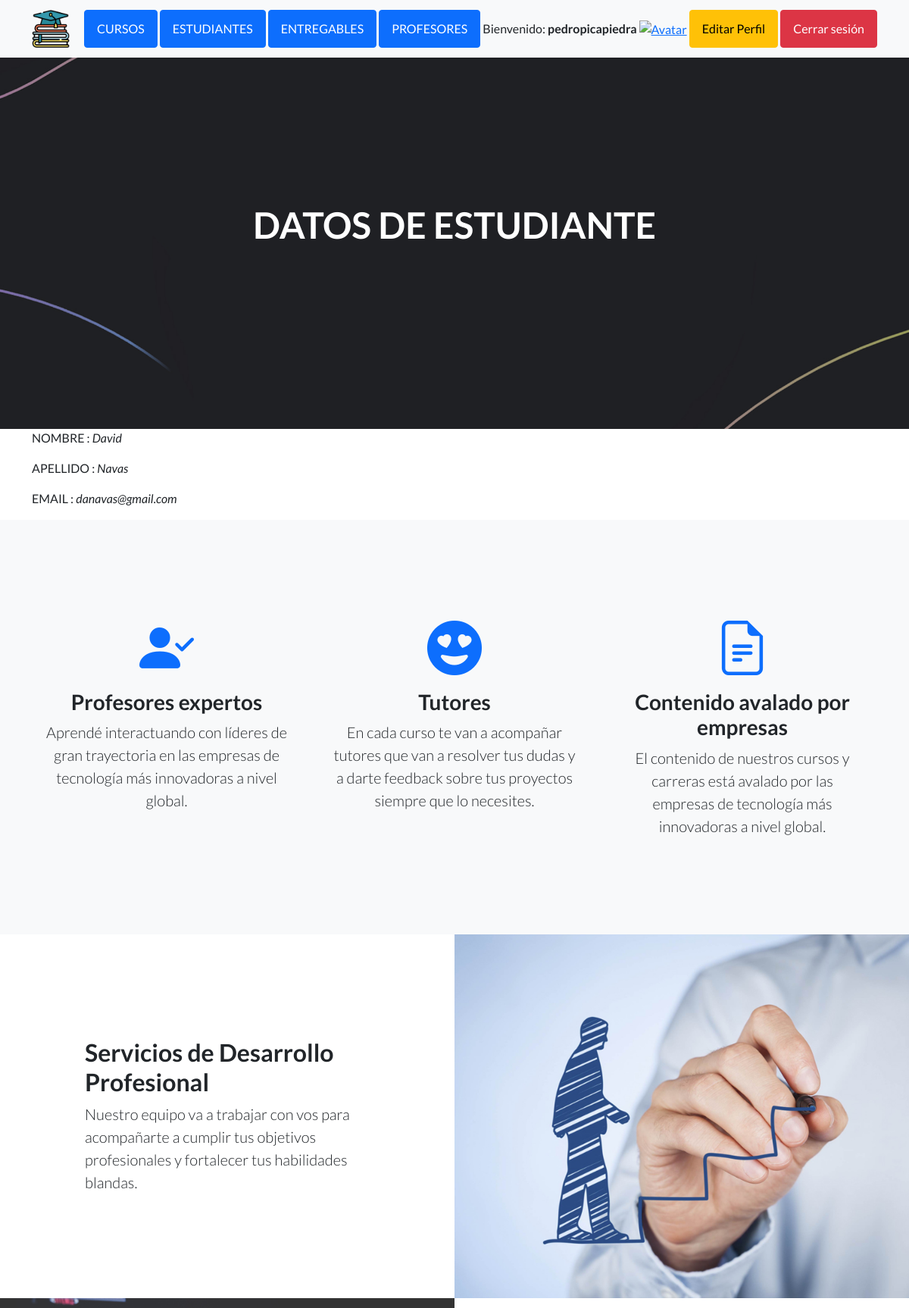
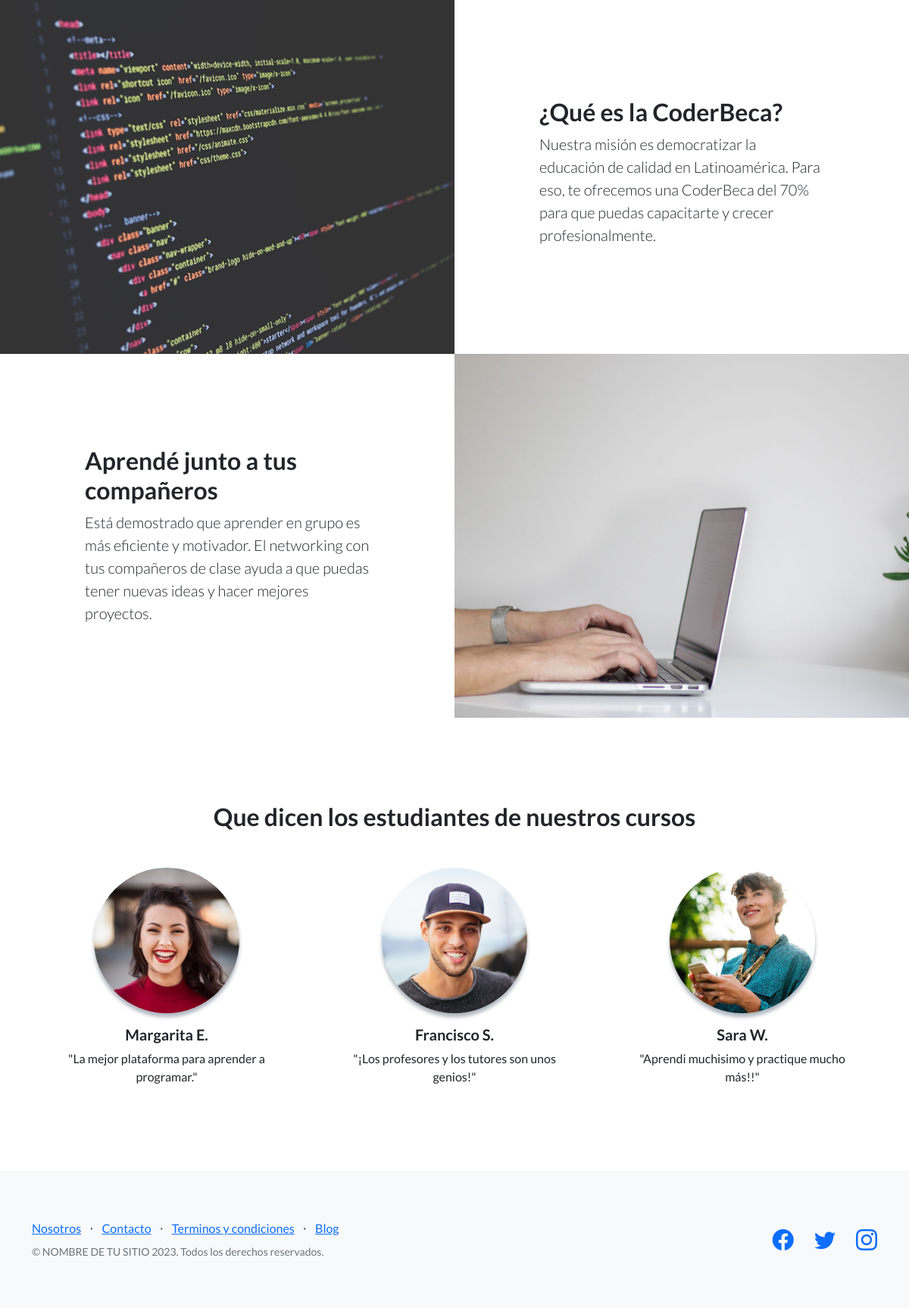
Screenshot of /estudiante/1 (signed in) with the database file from the repository (2 pictures, top to bottom).
### AppCoder/models.py (models this page shows, shortened)
class Estudiante(models.Model):
    nombre = models.CharField(max_length=50)
    apellido = models.CharField(max_length=50)
    email = models.EmailField()

### AppCoder/views.py (the view)
# urls.py: path('estudiante/<pk>', EstudianteDetalle.as_view(), name='estudiante_detalle'),
class EstudianteDetalle(LoginRequiredMixin, DetailView): #vista usada para MOSTRAR DATOS
    model=Estudiante
    template_name="Appcoder/estudiante_detalle.html"

### AppCoder/templates/AppCoder/estudiante_detalle.html
{% extends "AppCoder/padre.html" %}
{% load static %}
{% block titulo %}
<h1 class="mb-5">DATOS DE ESTUDIANTE</h1>
{% endblock %}
{% block contenido_que_cambia %}
<p>NOMBRE : <i>{{estudiante.nombre}}</i></p>
<p>APELLIDO : <i>{{estudiante.apellido}}</i></p>
<p>EMAIL : <i>{{estudiante.email}}</i></p>
{% endblock %}

### AppCoder/templates/AppCoder/padre.html (shortened to what this page needs)
<!DOCTYPE html>
<html lang="en">
    <head>
        {% load static %}
        <link href="https://cdn.jsdelivr.net/npm/bootstrap-icons@1.5.0/font/bootstrap-icons.css" rel="stylesheet" type="text/css" />
        <link href="{% static 'AppCoder/css/styles.css' %}" rel="stylesheet" />
    </head>
    <body>
        <nav class="navbar navbar-light bg-light static-top">
            <div class="container">
                <a class="navbar-brand" href="{% url 'inicioApp' %}">
                    <img src="{% static 'AppCoder/assets/img/education.png' %}" width="50" alt="Logo">
                </a>
                {% if user.is_authenticated %}
                <a class="btn btn-primary" href="{% url 'cursos' %}">CURSOS</a>
                <a class="btn btn-primary" href="{% url 'estudiantes' %}">ESTUDIANTES</a>
                <a class="btn btn-primary" href="{% url 'entregables' %}">ENTREGABLES</a>
                <a class="btn btn-primary" href="{% url 'profesores' %}">PROFESORES</a>
                <p class="mb-0">Bienvenido: <span class="fw-bold">{{ user.username }}</span></p>
                <a href="{% url 'agregarAvatar' %}"> <img data-bs-toggle="tooltip" data-bs-placement="top" title="Editar avatar" class="avatar-navbar" src="{{ avatar }}" alt="Avatar" style="width:50px;height:50px;"/></a>
                <a class="btn btn-warning" href="{% url 'editarPerfil' %}">Editar Perfil</a>
                <a class="btn btn-danger" href="{% url 'logout' %}">Cerrar sesión</a>
                {% else %}
                <a class="btn btn-success" href="{% url 'login' %}">Iniciar sesión</a>
                <a class="btn btn-primary" href="{% url 'register' %}">Registrarse</a>
                {% endif %}
            </div>
        </nav>
        <header class="masthead">
            <div class="container position-relative">
                <div class="row justify-content-center">
                    <div class="col-xl-6">
                        <div class="text-center text-white">
                            {% block titulo %}
                            {% endblock %}
                        </div>
                    </div>
                </div>
            </div>
        </header>
        <div class="container">
        {% block contenido_que_cambia %}
        {% endblock %}
        </div>
        <section class="features-icons bg-light text-center">
            <div class="container">
                <div class="row">
                    <div class="col-lg-4">
                        <div class="features-icons-item mx-auto mb-5 mb-lg-0 mb-lg-3">
                            <div class="features-icons-icon d-flex"><i class="bi-person-check-fill m-auto text-primary"></i></div>
                            <h3>Profesores expertos</h3>
                            <p class="lead mb-0">Aprendé interactuando con líderes de gran trayectoria en las empresas de tecnología más innovadoras a nivel global.</p>
                        </div>
                    </div>
                    <div class="col-lg-4">
                        <div class="features-icons-item mx-auto mb-5 mb-lg-0 mb-lg-3">
                            <div class="features-icons-icon d-flex"><i class="bi-emoji-heart-eyes-fill m-auto text-primary"></i></div>
                            <h3>Tutores</h3>
                            <p class="lead mb-0">En cada curso te van a acompañar tutores que van a resolver tus dudas y a darte feedback sobre tus proyectos siempre que lo necesites.</p>
                        </div>
                    </div>
                    <div class="col-lg-4">
                        <div class="features-icons-item mx-auto mb-0 mb-lg-3">
                            <div class="features-icons-icon d-flex"><i class="bi-file-earmark-text m-auto text-primary"></i></div>
                            <h3>Contenido avalado por empresas</h3>
                            <p class="lead mb-0">El contenido de nuestros cursos y carreras está avalado por las empresas de tecnología más innovadoras a nivel global.</p>
                        </div>
                    </div>
                </div>
            </div>
        </section>
        <section class="showcase">
            <div class="container-fluid p-0">
                <div class="row g-0">
                    <div class="col-lg-6 order-lg-2 text-white showcase-img" style="background-image: url({% static 'AppCoder/assets/img/desarrollo-profesional.jpg' %})"></div>
                    <div class="col-lg-6 order-lg-1 my-auto showcase-text">
                        <h2>Servicios de Desarrollo Profesional</h2>
                        <p class="lead mb-0">Nuestro equipo va a trabajar con vos para acompañarte a cumplir tus objetivos profesionales y fortalecer tus habilidades blandas.</p>
                    </div>
                </div>
                <div class="row g-0">
                    <div class="col-lg-6 text-white showcase-img" style="background-image: url({% static 'AppCoder/assets/img/bg-showcase-2.jpg' %})"></div>
                    <div class="col-lg-6 my-auto showcase-text">
                        <h2>¿Qué es la CoderBeca?</h2>
                        <p class="lead mb-0">Nuestra misión es democratizar la educación de calidad en Latinoamérica. Para eso, te ofrecemos una CoderBeca del 70% para que puedas capacitarte y crecer profesionalmente.</p>
                    </div>
                </div>
                <div class="row g-0">
                    <div class="col-lg-6 order-lg-2 text-white showcase-img" style="background-image: url({% static 'AppCoder/assets/img/bg-showcase-3.jpg' %})"></div>
                    <div class="col-lg-6 order-lg-1 my-auto showcase-text">
                        <h2>Aprendé junto a tus compañeros</h2>
                        <p class="lead mb-0">Está demostrado que aprender en grupo es más eficiente y motivador. El networking con tus compañeros de clase ayuda a que puedas tener nuevas ideas y hacer mejores proyectos.</p>
                    </div>
                </div>
            </div>
        </section>
        <section class="testimonials text-center">
            <div class="container">
                <h2 class="mb-5">Que dicen los estudiantes de nuestros cursos</h2>
                <div class="row">
                    <div class="col-lg-4">
                        <div class="testimonial-item mx-auto mb-5 mb-lg-0">
                            <img class="img-testimonial img-fluid rounded-circle mb-3" src="{% static 'AppCoder/assets/img/testimonials-1.jpg' %}" alt="..." />
                            <h5>Margarita E.</h5>
                            <p class="font-weight-light mb-0">"La mejor plataforma para aprender a programar."</p>
                        </div>
                    </div>
                    <div class="col-lg-4">
                        <div class="testimonial-item mx-auto mb-5 mb-lg-0">
                            <img class="img-testimonial img-fluid rounded-circle mb-3" src="{% static 'AppCoder/assets/img/testimonials-2.jpg' %}" alt="..." />
                            <h5>Francisco S.</h5>
                            <p class="font-weight-light mb-0">"¡Los profesores y los tutores son unos genios!"</p>
                        </div>
                    </div>
                    <div class="col-lg-4">
                        <div class="testimonial-item mx-auto mb-5 mb-lg-0">
                            <img class="img-testimonial img-fluid rounded-circle mb-3" src="{% static 'AppCoder/assets/img/testimonials-3.jpg' %}" alt="..." />
                            <h5>Sara W.</h5>
                            <p class="font-weight-light mb-0">"Aprendi muchisimo y practique mucho más!!"</p>
                        </div>
                    </div>
                </div>
            </div>
        </section>
        <footer class="footer bg-light">
            <div class="container">
                <div class="row">
                    <div class="col-lg-6 h-100 text-center text-lg-start my-auto">
                        <ul class="list-inline mb-2">
                            <li class="list-inline-item"><a href="https://www.coderhouse.com/nosotros" target="_blank">Nosotros</a></li>
                            <li class="list-inline-item">⋅</li>
                            <li class="list-inline-item"><a href="https://www.coderhouse.com/" target="_blank">Contacto</a></li>
                            <li class="list-inline-item">⋅</li>
                            <li class="list-inline-item"><a href="https://www.coderhouse.com/legales" target="_blank">Terminos y condiciones</a></li>
                            <li class="list-inline-item">⋅</li>
                            <li class="list-inline-item"><a href="https://www.coderhouse.com/blog" target="_blank">Blog</a></li>
                        </ul>
                        <p class="text-muted small mb-4 mb-lg-0">&copy; NOMBRE DE TU SITIO 2023. Todos los derechos reservados.</p>
                    </div>
                    <div class="col-lg-6 h-100 text-center text-lg-end my-auto">
                        <ul class="list-inline mb-0">
                            <li class="list-inline-item me-4">
                                <a href="https://www.facebook.com/Coderhouse" target="_blank"><i class="bi-facebook fs-3"></i></a>
                            </li>
                            <li class="list-inline-item me-4">
                                <a href="https://twitter.com/coderhouse" target="_blank"><i class="bi-twitter fs-3"></i></a>
                            </li>
                            <li class="list-inline-item">
                                <a href="https://www.instagram.com/coderhouse/" target="_blank"><i class="bi-instagram fs-3"></i></a>
                            </li>
                        </ul>
                    </div>
                </div>
            </div>
        </footer>
    </body>
</html>

### rows the page displays
Estudiante: nombre "David", apellido "Navas", email "danavas@gmail.com"

### other values shown
{{ user.username }} "pedropicapiedra"
